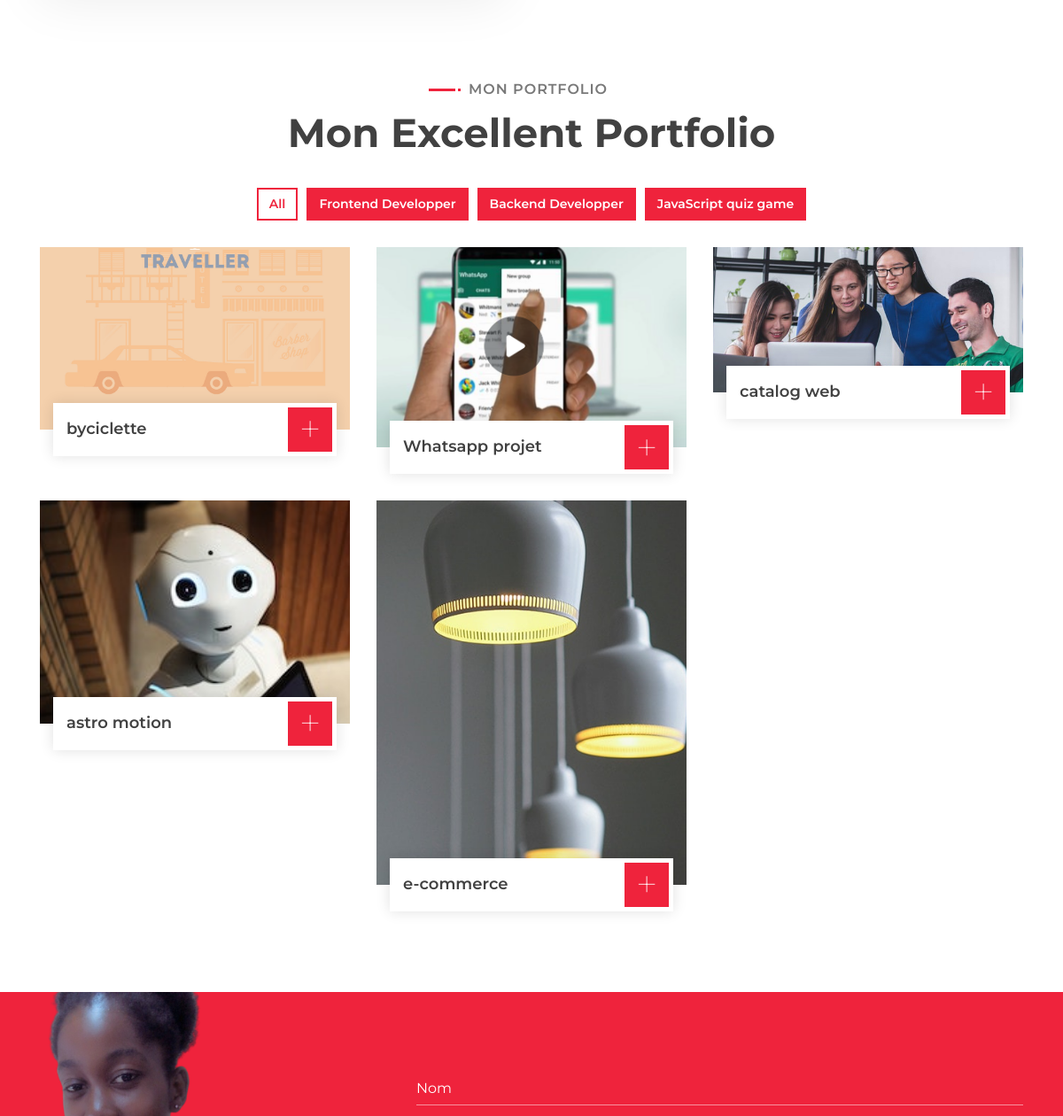
The app's page / (middle part), older data.
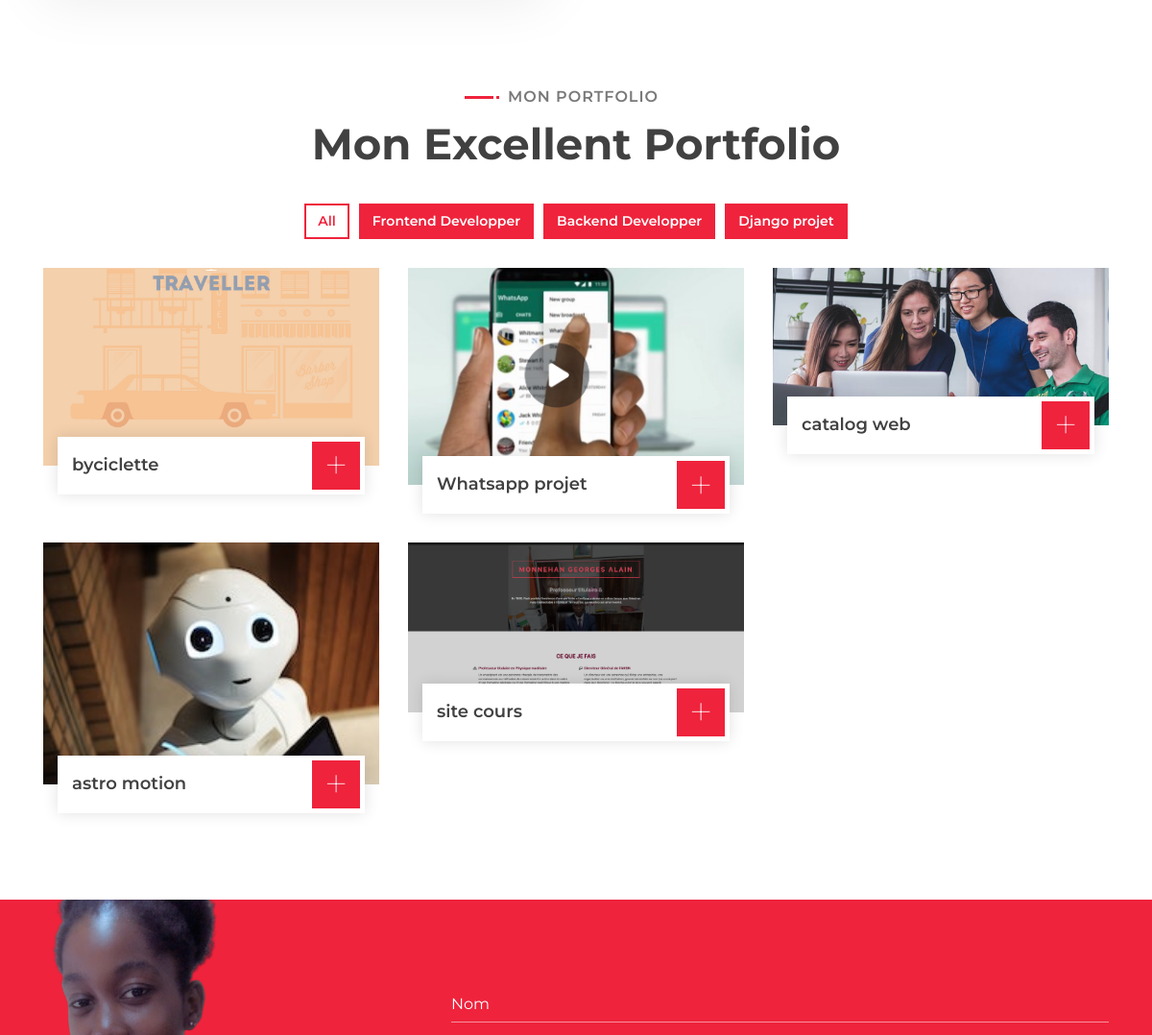
The same page, newer data.
### christelle/models.py (models this page shows, shortened)
class Categorie(models.Model):
    nom= models.CharField(max_length=255)
    date_add = models.DateTimeField(auto_now_add=True)
    date_update = models.DateTimeField(auto_now=True)
    status = models.BooleanField(default=True)
    class Meta:
        verbose_name = 'Categorie'
        verbose_name_plural = 'Categories'

class Portfolios(models.Model):
    nom = models.CharField(max_length=200)
    lien = models.URLField(max_length = 200)
    photo = models.FileField(upload_to="portfolios")
    categorie = models.ForeignKey('christelle.Categorie', related_name='categorie_portfolios', on_delete=models.CASCADE)
    date_add = models.DateTimeField(auto_now_add=True)
    date_update = models.DateTimeField(auto_now=True)
    status = models.BooleanField(default=True)
    class Meta:
        verbose_name = 'Portfolios'
        verbose_name_plural = 'Portfolioss'

### christelle/views.py (the view)
# urls.py: path("", views.index, name="index"),
def index(request):
    service = models.Service.objects.filter(status=True)
    banners = models.Banner.objects.filter(status=True).first()
    sites = models.Site.objects.filter(status=True).first()
    abouts = models.About.objects.filter(status=True).first()
    fonction = models.Fonction.objects.filter(status=True)
    experiences = models.Experience.objects.filter(status=True)
    portfolio = models.Portfolios.objects.filter(status=True)
    categories = models.Categorie.objects.filter(status=True)
    return render(request, "index.html", locals())

### template/index.html (shortened to what this page needs)
{% load static %}
<!DOCTYPE html>
<html lang="fr">
    <head>
        <link href="https://stackpath.bootstrapcdn.com/bootstrap/4.4.1/css/bootstrap.min.css" rel="stylesheet">
        <link href="https://cdnjs.cloudflare.com/ajax/libs/font-awesome/5.10.0/css/all.min.css" rel="stylesheet">
        <link href="{% static 'lib/animate/animate.min.css' %}" rel="stylesheet">
        <link href="{% static 'lib/owlcarousel/assets/owl.carousel.min.css' %}" rel="stylesheet">
        <link href="{% static 'lib/lightbox/css/lightbox.min.css' %}" rel="stylesheet">
        <link rel="stylesheet" href="https://use.fontawesome.com/releases/v5.15.4/css/all.css">
        <link href="{% static 'css/style.css' %}" rel="stylesheet">
    </head>
    <body data-spy="scroll" data-target=".navbar" data-offset="51">
        <div class="experience" id="experience">
        </div>
        <div class="portfolio" id="portfolio">
            <div class="container">
                <div class="section-header text-center wow zoomIn" data-wow-delay="0.1s">
                    <p>Mon Portfolio</p>
                    <h2>Mon Excellent Portfolio</h2>
                </div>
                <div class="row">
                    <div class="col-12">
                        <ul id="portfolio-filter">
                            <li data-filter="*" class="filter-active">All</li>
                            {% for categorie in categories  %}
                                <li data-filter=".{{categorie.id}}">{{categorie.nom}}</li>
                            {% endfor %}
                        </ul>
                    </div>
                </div>
                <div class="row portfolio-container">
                    {% for image in portfolio %}
                        <div class="col-lg-4 col-md-6 col-sm-12 portfolio-item {{image.categorie.id}} wow fadeInUp" data-wow-delay="0.0s">
                            <div class="portfolio-wrap">
                                <div class="portfolio-img">
                                <a href="{{image.lien}}">
                                    <img src="{{image.photo.url}}" alt="Image" >
                                </a>
                                </div>
                                <div class="portfolio-text">
                                    <h3>{{image.nom}}</h3>
                                    <a class="btn" href="{{image.photo.url}}" data-lightbox="portfolio">+</a>
                                </div>
                            </div>
                        </div>
                {% endfor %}
                </div>
            </div>
        </div>
        <div class="contact wow fadeInUp" data-wow-delay="0.1s" id="contact">
            <div class="container-fluid">
                <div class="container">
                    <div class="row align-items-center">
                        <div class="col-md-8">
                            <div class="contact-form">
                                <form name="sentMessage" id="contactForm" novalidate="novalidate" method="post">
                                    <div class="control-group">
                                        <input type="text" class="form-control" id="name" placeholder="Nom" required="" data-validation-required-message="Please enter your name"  v-model='name'>
                                    </div>
                                </form>
                            </div>
                        </div>
                    </div>
                </div>
            </div>
        </div>
    </body>
</html>

### static/css/style.css (style rules this page uses)
body { color: #797979; background: #ffffff; font-family: 'Montserrat', sans-serif; }
h1, h2, h3, h4, h5, h6 { color: #414141; }
a { color: #313131; transition: .3s; }
.container-fluid { max-width: 1366px; }
.btn { padding: 12px 25px; font-size: 14px; font-weight: 600; letter-spacing: 1px; color: #ffffff; background: #EF233C; border: 2px solid transparent; border-radius: 0; box-shadow: inset 0 0 0 50px #EF233C; transition: ease-out 0.3s; -webkit-transition: ease-out 0.3s; -moz-transition: ease-out 0.3s; }
.section-header { position: relative; margin-bottom: 45px; }
.section-header p { display: inline-block; margin: 0 30px; margin-bottom: 10px; padding-left: 15px; position: relative; font-size: 16px; font-weight: 600; letter-spacing: 1px; text-transform: uppercase; background: #ffffff; }
.section-header p::before { position: absolute; content: ""; height: 3px; top: 11px; right: 0; left: -30px; background: #EF233C; z-index: -1; }
.section-header p::after { position: absolute; content: ""; width: 3px; height: 3px; top: 11px; left: 3px; background: #EF233C; z-index: 1; }
.section-header h2 { margin: 0; position: relative; font-size: 45px; font-weight: 700; }
.experience { position: relative; padding: 45px 0 15px 0; }
.portfolio { position: relative; padding: 45px 0 15px 0; }
.portfolio #portfolio-filter { padding: 0; margin: -15px 0 25px 0; list-style: none; font-size: 0; text-align: center; }
.portfolio #portfolio-filter li { cursor: pointer; display: inline-block; margin: 5px; padding: 6px 12px; font-size: 14px; font-weight: 600; color: #ffffff; background: #EF233C; border: 2px solid transparent; border-radius: 0; box-shadow: inset 0 0 0 50px #EF233C; transition: ease-out 0.3s; -webkit-transition: ease-out 0.3s; -moz-transition: ease-out 0.3s; }
.portfolio #portfolio-filter li:hover, .portfolio #portfolio-filter li.filter-active { color: #EF233C; background: transparent; box-shadow: inset 0 0 0 0 #EF233C; border-color: #EF233C; }
.portfolio .portfolio-item { position: relative; }
.portfolio .portfolio-wrap { position: relative; width: 100%; }
.portfolio .portfolio-img { position: relative; overflow: hidden; }
.portfolio .portfolio-img img { position: relative; width: 100%; height: 100%; object-fit: cover; transform: scale(1.1); transition: .5s; }
.portfolio .portfolio-text { position: relative; height: 60px; width: calc(100% - 30px); margin: -30px 15px 30px 15px; display: flex; align-items: center; background: #ffffff; box-shadow: 0 0 15px rgba(0, 0, 0, .12); }
.portfolio .portfolio-text h3 { width: calc(100% - 70px); font-size: 18px; font-weight: 600; margin: 0 0 0 15px; white-space: nowrap; overflow: hidden; }
.portfolio .portfolio-text a.btn { width: 50px; height: 50px; padding: 0 0 2px 1px; display: flex; align-items: center; justify-content: center; font-size: 45px; font-weight: 100; }
.contact { position: relative; width: 100%; margin: 45px 0; background: #EF233C; }
.contact .container-fluid { background: url(../img/copy.png) left center no-repeat; background-size: contain; }
.contact .contact-form { position: relative; padding: 90px 0 90px 45px; background: #EF233C; }
.contact .contact-form input { color: #ffffff; padding: 15px 0; background: none; border-radius: 0; border: none; border-bottom: 1px solid rgba(256, 256, 256, .5); }
.contact .contact-form .form-control::placeholder { color: #ffffff; opacity: 1; }

Row changes from the older to the newer data that the page shows:
changed Categorie: nom "JavaScript quiz game" → "Django projet"
changed Portfolios: photo: a different picture; nom "e-commerce" → "site cours"
